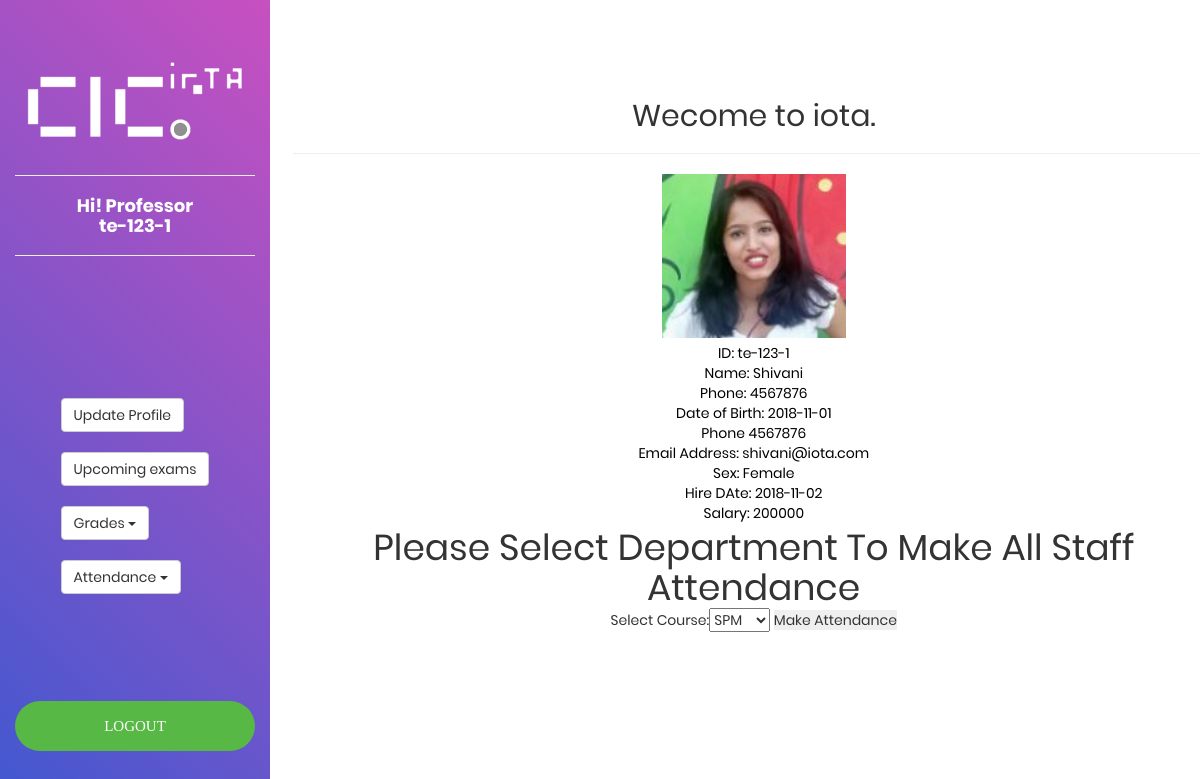
Screenshot of /module/teacher/courseindex.php (signed in) with the database file from the repository.
### tables this page shows
CREATE TABLE `teachers` (
  `id` varchar(20) NOT NULL,
  `name` varchar(20) NOT NULL,
  `password` varchar(20) NOT NULL,
  `phone` varchar(13) NOT NULL,
  `email` varchar(20) NOT NULL,
  `address` varchar(30) NOT NULL,
  `sex` varchar(7) NOT NULL,
  `dob` date NOT NULL,
  `hiredate` date NOT NULL,
  `salary` double NOT NULL
);

### module/teacher/main.php (called while the page is built, shortened)
<?php
$check=$_SESSION['login_id'];
?>

### module/teacher/index.php (the view, shortened to what this page needs)
<?php
include_once('main.php');
?>
<?php
include_once('sidebar-teacher.php');
?>
	<div class="col-md-offset-3 p-t-100">
		<center>
			<h2>Wecome to iota.</h2>
				<hr/>
				<div class="card card-img-top" align="center">
					<img class="img-responsive" width="20%" src="../../images/<?php echo $check ?>.jpg" alt="<?php echo $check ?>"/>
					<div class ="header">
					<?php
						$sql = "SELECT * FROM teachers WHERE id='$check';";
						$res = mysql_query($sql);
						while($row = mysql_fetch_array($res)){
						   echo "<center>";
						   echo "ID: ".$row['id']."<br />";
						   echo "Name: ".$row['name']."<br />";
						   echo "Phone: ".$row['phone']."<br />";
						   echo "Date of Birth: ".$row['dob']."<br />";
						   echo "Phone ".$row['phone']."<br />";
						   echo "Email Address: ".$row['email']."<br />";
						   echo "Sex: ".$row['sex']."<br />";
						   echo "Hire DAte: ".$row['hiredate']."<br />";
						   echo "Salary: ".$row['salary']."<br />";
						   echo "</center>";
						}
					?>
					</div>
				</div>
		</body>
</html>

### source/CSS/style.css (style rules this page uses)
.header { color:black; text-align:center; padding:5px; }

### css/main.css (style rules this page uses)
* { margin: 0px; padding: 0px; box-sizing: border-box; }
body, html { height: 100%; font-family: Poppins-Regular, sans-serif; }
h1,h2,h3,h4,h5,h6 { margin: 0px; }

### rows the page displays
teachers: id "te-123-1", name "Shivani", phone "4567876", dob "2018-11-01", email "shivani@iota.com", sex "Female", hiredate "2018-11-02", salary "200000"

### other values shown
$check "te-123-1"
form field course "SPM"
